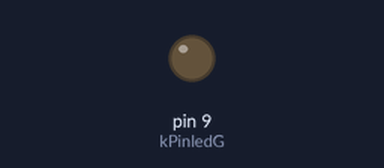
The sketch below on a simulated Arduino Uno, built with avr-gcc and run on an emulated ATmega328P. Shown: output pins drawn as LEDs (lit = HIGH).

Above: at 0.05 s.
At 3.2 s:
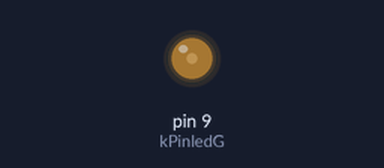
At 6.4 s:
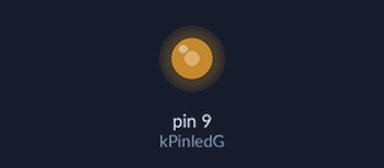
At 12.75 s:
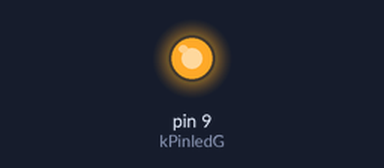
Timing chart, 0 to 16.6 s (numbered marks = the images above):
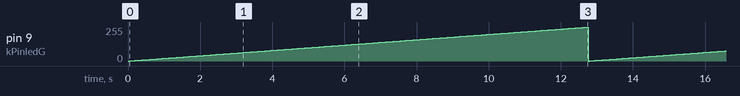

The sketch:

Revision_4_.ino
```cpp
int kPinledG = 9;
int LEDbrightness = 0;

void setup()
{
  // put your setup code here, to run once:
  pinMode(kPinledG, OUTPUT);
}

void loop()
{

  if(LEDbrightness == 255)
  {
    LEDbrightness = 0;
  }

  else
  {
    analogWrite( kPinledG,LEDbrightness);
    delay(50);
    LEDbrightness++;
  }


}
```

Measured:
- by itself, pin 9 (kPinledG): ramps from 0/255 to 254/255 and jumps back, once every 12.8 s
